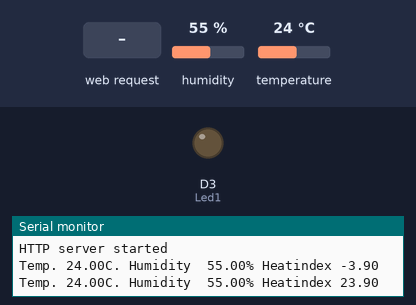
A sketch run on a simulated ESP8266 (NodeMCU). Parts: output pins drawn as LEDs (lit = HIGH), the last lines printed to the serial monitor. The test bench sets the inputs (shaded band); at power-on: humidity 55 %, temperature 24 °C. WiFi joins after 1.5 s; servers stay silent unless stated.

Above: at 9.8 s.
9.9 s: HTTP request GET /sensor received
At 13.0 s:
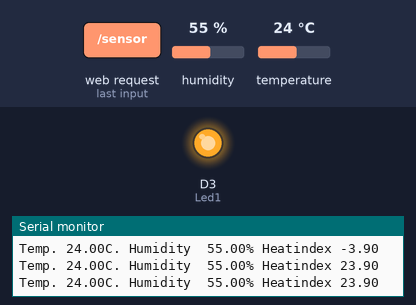
Timing chart, 0 to 14.5 s (numbered marks = the images above; inputs shaded):
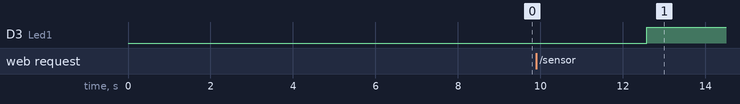

Measured:
- after the input at 9.9 s, D3 (Led1): LOW → HIGH after 2.7 s

The sketch:

Hello_sensor.ino
```cpp
/*
 *   Mediacollege Duurzaam huis BO
 *   Les 5
 *   Connectie met internet
 *   Webserver
 *   DHT11 temperature + humidity sensor
*/


//        initialise temperature humidity sensor DHT11
#include "DHT.h"
#define DHTTYPE DHT11       // DHT 11 sensor
uint8_t DHTPin = D7;        // DHT Sensor data input
DHT dht(DHTPin, DHTTYPE);   // Initialize DHT sensor.
float Temperature;          // temperature
float Humidity;             // humidity
float HeatIndex;            // Heatindex
float kaan = 23;            // GEEF CREDITS AAN: KAAN

//      web server
#include <ESP8266WiFi.h>
#include <WiFiClient.h>
#include <ESP8266WebServer.h>
ESP8266WebServer server(80); // maak een instantie van de webserver op poort 80

// your data
String studentName = "Kaan Secen student nummer 24114"; // jouw student nummer + naam
bool led1Status = false; //toggle led on/off

const char* ssid = "Medialab";
const char* password = "Mediacollege";

uint8_t Led1 = D3; //LED indicator Kaan


void readDHT11(){
  /*
   *  read the sensor
   *  sampling rate DHT11 is max. 1Hz
   *  the DHT11 is known for erroneous readings
   */
    float temperature =  round(dht.readTemperature()*10)/10; // Gets the values of the temperature
    float humidity = round(dht.readHumidity()*10)/10; // Gets the values of the humidity
    // Compute heat index in Celsius (isFahrenheit = false)
    float heatindex = round(dht.computeHeatIndex( Temperature, Humidity, false)*10)/10;

    if(isnan(temperature) || isnan(humidity) || isnan(heatindex)){
        // sensor error
        Serial.println("DHT11 sensor error");
    }
    else{
        // the DHT11 readings look ok
        Temperature = temperature;
        Humidity =  humidity ;
        HeatIndex = heatindex;
        // show in Serial Monitor
        Serial.print("Temp. ");
        Serial.print(Temperature);
        Serial.print("C. Humidity  ");
        Serial.print(humidity);
        Serial.print("% Heatindex ");
        Serial.println(heatindex);
      }
 }

void wifiConnect(){
  WiFi.begin(ssid, password); // connect to wifi ssid with password
  while (WiFi.status() != WL_CONNECTED) {
      delay(1000); // wait 1 sec
      Serial.print("Connecting..");
      }
  //if connected
  Serial.print("\r\nConnected: SSID: ");
  Serial.print(ssid);
  Serial.print("    IP address: ");
  Serial.println(WiFi.localIP());

  server.begin();
  Serial.println("HTTP server started");
 }

void handleRoot() {
   server.send(200, "text/html", "<h3>Duurzaam Huis DHT11 sensor. <br> Mijn naam is: "
   +  studentName +
   "</h3><form action=\"/sensor\" method=\"GET\"><input type=\"submit\" value=\"Sensor Read\"></form>" );
   }

void handleNotFound(){
  String message = "I'm sorry, I don't know what to do\n\n";
  server.send(404, "text/plain", message);
}

void handleSensor(){
  server.send(200, "text/html", "<h3>Duurzaam Huis: "
   +  studentName + "</h3>Temperature " + String(Temperature) +
   " Celsius<br>Humidity " + String(Humidity) +  " %<br>Heatindex " + String(HeatIndex));
   if(kaan < Temperature) {
      server.send(200, "text/plain", "led1 on");
      digitalWrite(Led1, HIGH); // led 1 on Kaan
      led1Status = true;
    }
    else
    {
      server.send(200, "text/plain", "led1 off");
      digitalWrite(Led1, LOW); // Off Kaan
      led1Status = false;
    }
  }

void setup(){
  Serial.begin(115200);      //  Start de serial monitor
  pinMode(Led1, OUTPUT); // Initialize the pin as an output

/*
 * Webserver functionaliteit
 *  server.on("/"
 *  server.on("/sensor"
 *  server.onNotFound
 */
  server.on("/", handleRoot);

  server.on("/sensor", handleSensor);

  server.onNotFound(handleNotFound);
}

void loop(){
  if (WiFi.status() != WL_CONNECTED) wifiConnect();// reconnect Wifi if necessary
  server.handleClient();
  delay(3500);    //Send a request every XXX ms  DHT11 needs at least 2 seconds
  readDHT11();
}
```
